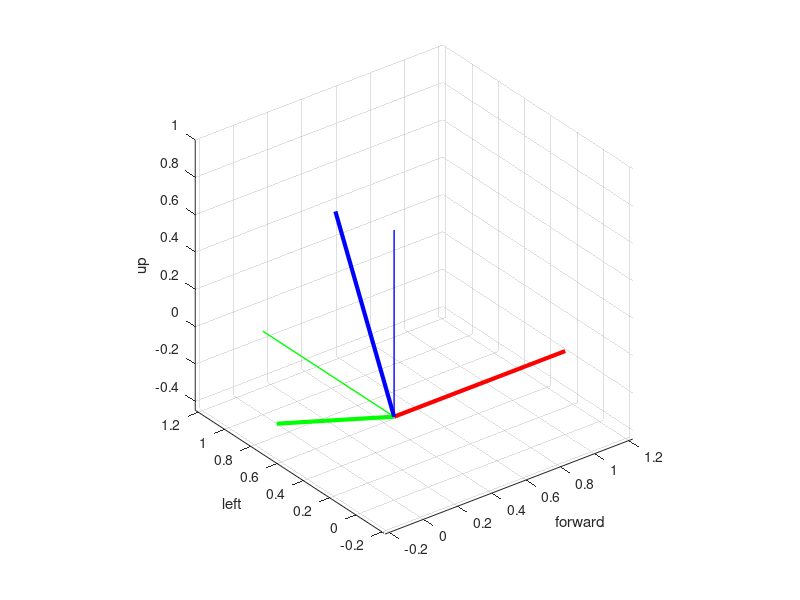

Recreate this plot in MATLAB.
close all; clear all; clc; home;

% 1) determine global Z axis using accelerometer
% 2) determine global X axis using magnetometer
% 3) determine global Y axis using cross of 1) and 2)
% 4) determine azimuth and elevation from magnetometer against 1,2,3)
% 5) determine roll using accelerometer against 1)

%% Define test vectors

% Generic test
%{
a = [0; 1; 1];              % Accelerometer reading
m = [1; -0.25; 0.25];        % Magnetometer reading
%}

% Horizontal (azimuth) test
%{
a = [0; 0; 1];
m = [1; 0.5774; 0];
%}

% Vertical (heading) test
%{
a = [-0.5; 0; 1];
m = [1; 0; 0.5];
%}

% Roll test
a = [0; 0.5; 1];
m = [1; 0; 0];

%% Define local coordinate system

x = [1; 0; 0];
y = [0; 1; 0];
z = [0; 0; 1];

%% Prepare measurements

an = a / norm(a);
mn = m / norm(m);

% define origin vector
O = [0; 0; 0];

% after normalisation, an (positive up) is the the Z axis
Z = an;             % Z is already normalised

% after normalisation, mn is identical to the X axis
X = mn;             % X is already normalised

% calculate global Y by crossing X and Z
Y = cross(Z, X);    % Y is already normalised

% For debugging purposes, re-generate X from Z and Y
%X = cross(Y,Z)

%% Calculate axis cross products

xX = cross(x, X)
xY = cross(x, Y)
xZ = cross(x, Z)

yX = cross(y, X)
yY = cross(y, Y)
yZ = cross(y, Z)

zX = cross(z, X)
zY = cross(z, Y)
zZ = cross(z, Z)

%% Calculate angles

azimuth = -atan2(xX(3),xY(3));
azimuthd = azimuth * 180/pi

heading = -atan2(yZ(3), zX(2));
headingd = heading * 180/pi

%% Plotting of the data

% Plot reference system 
figure;
ax = subplot(1, 1, 1);
plot3([O(1) X(1)], [O(2) X(2)], [O(3) X(3)], '-r', 'LineWidth', 3); hold on;
plot3([O(1) Y(1)], [O(2) Y(2)], [O(3) Y(3)], '-g', 'LineWidth', 3);
plot3([O(1) Z(1)], [O(2) Z(2)], [O(3) Z(3)], '-b', 'LineWidth', 3);

% Plot local coordinate system
plot3([O(1) x(1)], [O(2) x(2)], [O(3) x(3)], '-r', 'LineWidth', 1); hold on;
plot3([O(1) y(1)], [O(2) y(2)], [O(3) y(3)], '-g', 'LineWidth', 1);
plot3([O(1) z(1)], [O(2) z(2)], [O(3) z(3)], '-b', 'LineWidth', 1);

axis equal;
grid on;

%set(ax, 'CameraUpVector', Z);
xlabel('forward');
ylabel('left');
zlabel('up');